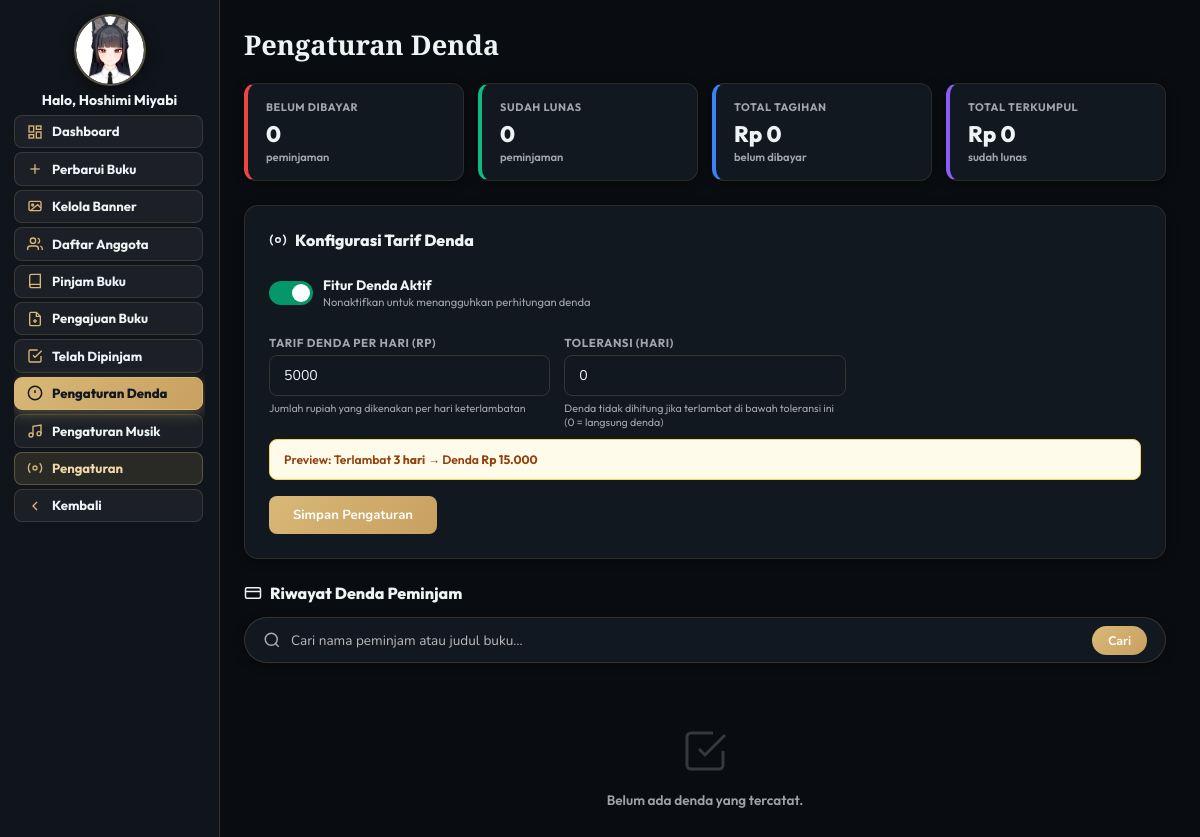
Page /pengaturan_denda.php (signed in) on the earlier database version.
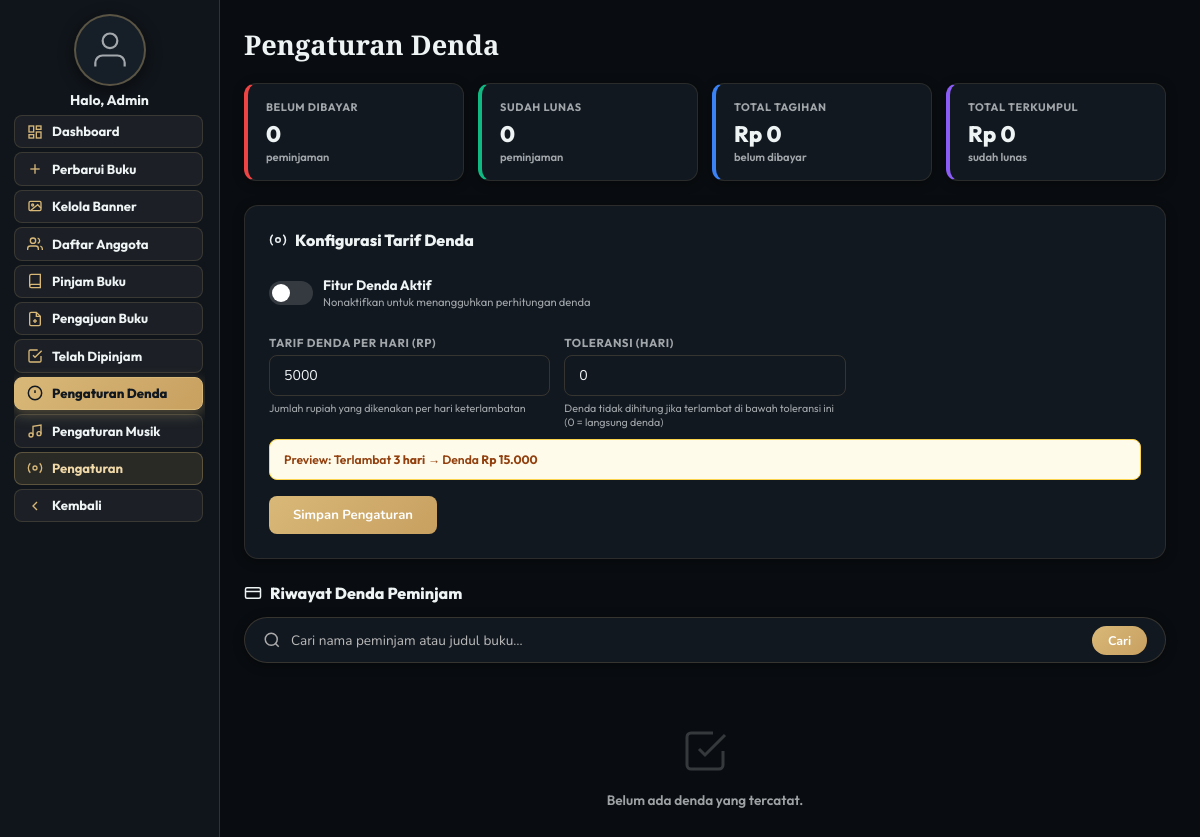
Same page on the later database version.
### tables this page shows
CREATE TABLE `admin_profile` (
  `id` int NOT NULL,
  `user_id` int NOT NULL,
  `display_name` varchar(100) NOT NULL DEFAULT 'Admin',
  `foto` varchar(255) NOT NULL DEFAULT '',
  `updated_at` timestamp NULL DEFAULT CURRENT_TIMESTAMP ON UPDATE CURRENT_TIMESTAMP
);

### pengaturan_denda.php (the view, shortened to what the changed rows need)
<?php
require_once 'db.php';
mysqli_set_charset($conn, 'utf8mb4');
mysqli_query($conn, "SET time_zone = '+07:00'");
$profil_res = mysqli_query($conn, 'SELECT * FROM admin_profile LIMIT 1');
$profil     = $profil_res ? mysqli_fetch_assoc($profil_res) : null;
$admin_name = $profil['display_name'] ?? ($_SESSION['user_name'] ?? 'Admin');
$admin_foto = $profil['foto'] ?? '';
$search = trim($_GET['q'] ?? '');
?>
<!DOCTYPE html>
<html lang="id">
<head>
</head>
<body>
<aside class="sidebar" id="sidebar">
  <div class="sidebar-header">
    <div class="avatar-wrap" onclick="openProfilModal()" title="Edit Profil">
    <div class="avatar-circle">
      <?php if ($admin_foto && file_exists($admin_foto)): ?>
        <img src="<?= htmlspecialchars($admin_foto) ?>?v=<?= filemtime($admin_foto) ?>" alt="Admin" width="72" height="72" loading="eager" decoding="sync"/>
      <?php else: ?>
        <svg class="default-icon" viewBox="0 0 24 24" fill="none" stroke="currentColor" stroke-width="1.2">
          <path d="M20 21v-2a4 4 0 0 0-4-4H8a4 4 0 0 0-4 4v2"/><circle cx="12" cy="7" r="4"/>
        </svg>
      <?php endif; ?>
  </div>
  </div>
  <div class="admin-name-label">Halo, <?= htmlspecialchars($admin_name) ?></div>
  </div>
</aside>
<main class="main">
  <div class="settings-card">
    <form method="POST" action="pengaturan_denda.php<?= $search ? '?q='.urlencode($search) : '' ?>">
      <div class="toggle-wrap" style="margin-bottom:16px;">
        <label class="toggle">
          <span class="toggle-slider"></span>
        </label>
      </div>
    </form>
  </div>
</main>
</body>
</html>

Differences in the rows shown:
changed admin_profile: display_name "Hoshimi Miyabi" → "Admin"; foto: picture removed
